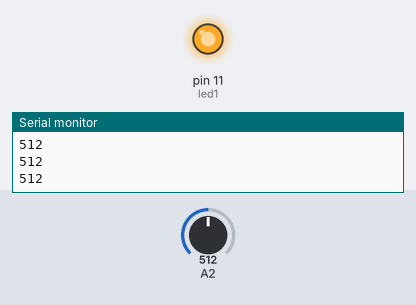
A sketch run on a simulated Arduino Uno, built with avr-gcc and run on an emulated ATmega328P. Parts: output pins drawn as LEDs (lit = HIGH), the last lines printed to the serial monitor. The test bench sets the inputs (shaded band); at power-on: A2 = 512.

Above: at 1.2 s.
1.3 s: A2 set to 490
At 2.5 s:
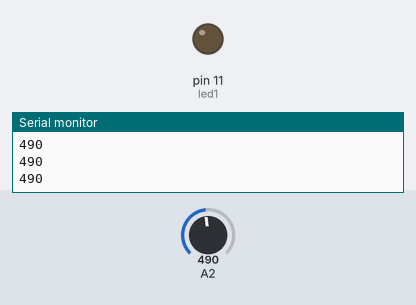
2.8 s: A2 set to 510
At 4.0 s:
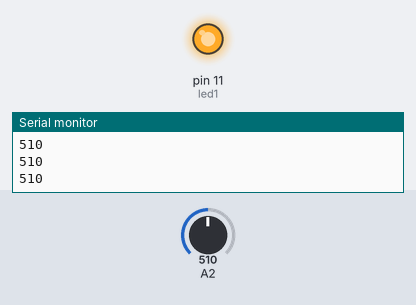
4.3 s: A2 set to 306
At 5.0 s:
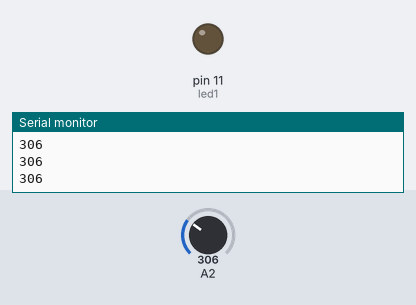
Timing chart, 0 to 7.3 s (numbered marks = the images above; inputs shaded):
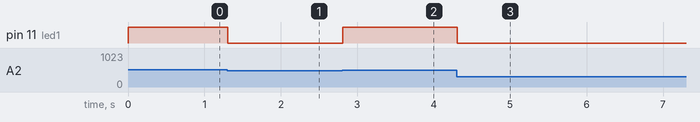

Measured:
- the behaviour switches between 501 and 500 on A2 (found by bisection; images 0 and 1)
- after the input at 1.3 s, pin 11 (led1): HIGH → LOW at once
- after the input at 2.8 s, pin 11 (led1): LOW → HIGH at once
- after the input at 4.3 s, pin 11 (led1): HIGH → LOW at once

The sketch:

2_3_Proximity_LED.ino
```cpp
int led1 = 11;
void setup() {
  // put your setup code here, to run once:
        Serial.begin(9600);
        pinMode(A2,INPUT);
        pinMode(led1,OUTPUT);
}

void loop() {
  // put your main code here, to run repeatedly:
  int val =  analogRead(A2);
  Serial.println(val);
  if(val > 500)
  {
    digitalWrite(led1,HIGH);
  }
  else
  {
    digitalWrite(led1, LOW);
  }


}
```
